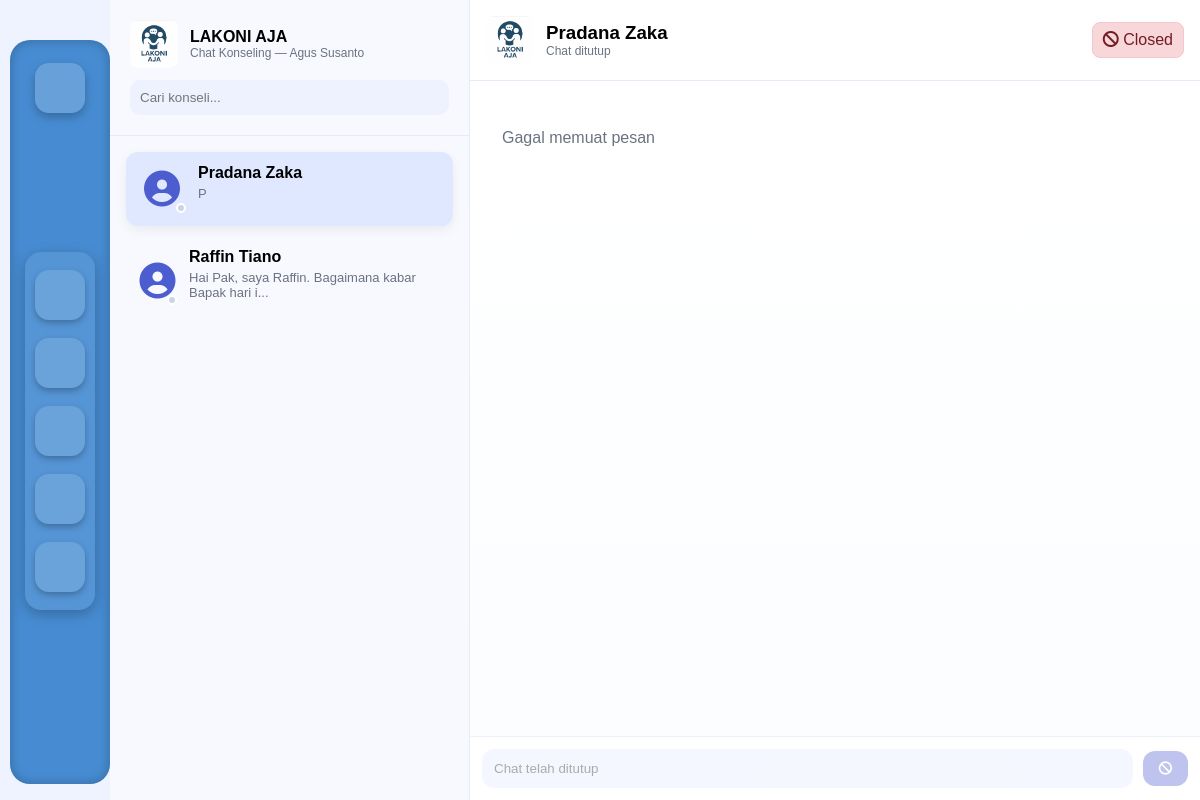
Page /chat.php?id_booking=4 (signed in) on the committed database.
### tables this page shows
CREATE TABLE `user` (
  `id_user` int NOT NULL,
  `nama` varchar(100) NOT NULL,
  `nim` varchar(50) DEFAULT NULL,
  `email` varchar(50) DEFAULT NULL,
  `tanggal_lahir` date DEFAULT NULL,
  `no_hp` varchar(100) DEFAULT NULL,
  `username` varchar(50) NOT NULL,
  `password` varchar(255) NOT NULL
);

CREATE TABLE `jadwal` (
  `id_jadwal` int NOT NULL,
  `id_konselor` int DEFAULT NULL,
  `tanggal` date NOT NULL,
  `jam_mulai` time NOT NULL,
  `jam_selesai` time NOT NULL,
  `status` enum('Tersedia','Dipesan','Selesai') NOT NULL DEFAULT 'Tersedia'
);

### chat.php (the view, shortened to what this page needs)
<?php
include 'db.php';
$id_konselor = $_SESSION['id_konselor'];
$nama_konselor = $_SESSION['nama'] ?? "Konselor";
$id_booking_aktif = $_GET['id_booking'] ?? '';
$id_user_aktif = $_GET['id_user'] ?? '';
$chat_expired = false;
if (!empty($id_booking_aktif)) {
    $query_expiry = "SELECT j.tanggal, j.jam_selesai                      FROM booking b                      JOIN jadwal j ON b.id_jadwal = j.id_jadwal                      WHERE b.id_booking = ?";
    $stmt_expiry = mysqli_prepare($conn, $query_expiry);
    mysqli_stmt_bind_param($stmt_expiry, "i", $id_booking_aktif);
    mysqli_stmt_execute($stmt_expiry);
    $result_expiry = mysqli_stmt_get_result($stmt_expiry);
    if ($result_expiry->num_rows > 0) {
        $expiry_data = mysqli_fetch_assoc($result_expiry);
        $waktu_selesai = strtotime($expiry_data['tanggal'] . " " . $expiry_data['jam_selesai']);
        $waktu_expired = $waktu_selesai + (10 * 60);
        $chat_expired = (time() > $waktu_expired);
    }
}
$query = "     SELECT DISTINCT         u.id_user,          u.nama,          MAX(c.pesan) AS pesan,          MAX(c.waktu_kirim) AS waktu_kirim,         c.id_booking,         b.tanggal_booking,         j.tanggal as tanggal_sesi,         j.jam_mulai,         j.jam_selesai     FROM chat c     JOIN user u ON c.id_user = u.id_user     JOIN booking b ON c.id_booking = b.id_booking     JOIN jadwal j ON b.id_jadwal = j.id_jadwal     WHERE c.id_konselor = ?     GROUP BY u.id_user, u.nama, c.id_booking, b.tanggal_booking, j.tanggal, j.jam_mulai, j.jam_selesai     ORDER BY waktu_kirim DESC ";
$stmt = mysqli_prepare($conn, $query);
mysqli_stmt_bind_param($stmt, "i", $id_konselor);
mysqli_stmt_execute($stmt);
$result_users = mysqli_stmt_get_result($stmt);
if (empty($id_user_aktif) || empty($id_booking_aktif)) {
    mysqli_data_seek($result_users, 0);
    $first_user = mysqli_fetch_assoc($result_users);
    if ($first_user) {
        $id_user_aktif = $first_user['id_user'];
        $id_booking_aktif = $first_user['id_booking'];
        mysqli_data_seek($result_users, 0);
    }
}
$user_can_reply = false;
$nama_user_aktif = "Konseli";
if (!empty($id_user_aktif) && !empty($id_booking_aktif)) {
    mysqli_data_seek($result_users, 0);
    while ($u = mysqli_fetch_assoc($result_users)) {
        if ($u['id_user'] == $id_user_aktif && $u['id_booking'] == $id_booking_aktif) {
            $nama_user_aktif = $u['nama'];
            $query_check = "SELECT COUNT(*) as count FROM chat                             WHERE id_booking = ?                             AND id_user = ?                             AND id_konselor IS NULL";
            $stmt_check = mysqli_prepare($conn, $query_check);
            mysqli_stmt_bind_param($stmt_check, "ii", $id_booking_aktif, $id_user_aktif);
            mysqli_stmt_execute($stmt_check);
            $result_check = mysqli_stmt_get_result($stmt_check);
            $check_data = mysqli_fetch_assoc($result_check);
            $user_can_reply = ($check_data['count'] > 0);
            break;
        }
    }
    mysqli_data_seek($result_users, 0);
}
$form_disabled = $chat_expired || !$user_can_reply;
?>
<!doctype html>
<html lang="en">
<head>
  <link rel="stylesheet" href="assets/css/chat.css">
  <link rel="stylesheet" href="https://cdnjs.cloudflare.com/ajax/libs/font-awesome/6.4.0/css/all.min.css">
  <link href="https://cdn.jsdelivr.net/npm/remixicon@3.5.0/fonts/remixicon.css" rel="stylesheet" />
</head>
<body>
  <div class="sidebar">
    <div>
        <a href="dashboard.php" class="item active icon top">
            <i class="ri-home-5-line"></i>
        </a>
    </div>
    <div class="menu">
        <a href="jadwalkonselor.php" class="item">
        </a>
        <a href="chat.php" class="item">
        </a>
        <a href="testimoni.php" class="item">
        </a>
        <a href="rekam_medis.php" class="item">
        </a>
        <a href="artikel.php" class="item">
        </a>
    </div>
    <div>
        <a href="logout.php" class="icon bottom">
        <i class="ri-logout-circle-r-line"></i>
        </a>
    </div>
  </div>
  <div class="chat-app">
    <aside class="chat-list">
      <div class="list-header">
        <div class="profile">
          <img src="assets/img/logo.png" alt="logo">
          <div>
            <strong>LAKONI AJA</strong>
            <div class="small">Chat Konseling — <span><?= htmlspecialchars($nama_konselor) ?></span></div>
          </div>
        </div>
        <div class="search">
          <input id="search" type="text" placeholder="Cari konseli...">
        </div>
      </div>
      <div id="users-wrap" class="users-wrap">
        <?php if (mysqli_num_rows($result_users) > 0):
            while ($u = mysqli_fetch_assoc($result_users)):
              $selisih_detik = time() - strtotime($u['waktu_kirim']);
              $status_online = ($selisih_detik <= 300) ? "online" : "offline";
              $isActive = ($u['id_user'] == $id_user_aktif && $u['id_booking'] == $id_booking_aktif);
        ?>
        <div class="chat-item <?= $isActive ? 'active' : '' ?>" data-user="<?= $u['id_user'] ?>" data-booking="<?= $u['id_booking'] ?>">
          <div class="avatar">
            <i class="fas fa-user-circle"></i>
            <span class="dot <?= $status_online ?>"></span>
          </div>
          <div class="meta">
            <strong><?= htmlspecialchars($u['nama']) ?></strong>
            <p class="preview"><?= htmlspecialchars(substr($u['pesan'] ?? 'Belum ada pesan', 0, 50)) ?><?= (strlen($u['pesan'] ?? '')>50)?'...':'' ?></p>
          </div>
        </div>
        <?php endwhile; else: ?>
          <p class="no-users">Belum ada percakapan</p>
        <?php endif; ?>
      </div>
    </aside>
    <main class="chat-panel">
      <header class="panel-header">
        <div class="panel-left">
          <img id="panel-avatar" src="assets/img/logo.png" alt="avatar">
          <div>
            <h3 id="panel-name"><?= htmlspecialchars($nama_user_aktif) ?></h3>
            <div class="small" id="panel-status"><?php echo $chat_expired ? 'Chat ditutup' : 'Online'; ?></div>
          </div>
        </div>
        <div class="panel-right">
          <div class="badge <?php echo $chat_expired ? 'expired' : ''; ?>">
            <?php if ($chat_expired): ?>
              <i class="fas fa-ban"></i> Closed
            <?php else: ?>
              <i class="fas fa-check"></i> Active
            <?php endif; ?>
          </div>
        </div>
      </header>
      <section id="messages" class="messages">
      </section>
      <footer class="input-area <?php echo $form_disabled ? 'disabled' : ''; ?>">
        <form id="chat-form">
          <input id="message-input" type="text" placeholder="<?php echo $chat_expired ? 'Chat telah ditutup' : ($user_can_reply ? 'Ketik pesan...' : 'Menunggu konseli...'); ?>" <?= $form_disabled ? 'disabled' : 'required' ?> autocomplete="off">
          <button id="send-btn" class="send-btn" <?= $form_disabled ? 'disabled' : '' ?> title="Kirim">
            <?php if ($chat_expired): ?>
              <i class="fas fa-ban"></i>
            <?php else: ?>
              <i class="fas fa-paper-plane"></i>
            <?php endif; ?>
          </button>
        </form>
      </footer>
    </main>
  </div>
</body>
</html>

### assets/css/chat.css (style rules this page uses)
:root { --bg: #eef3ff; --panel: #ffffff; --muted: #6b7280; --accent: #4c5dd0; }
* { box-sizing: border-box; font-family: 'Poppins', sans-serif; }
html, body { height: 100%; }
body { margin: 0; background: var(--bg); display: flex; align-items: stretch; height: 100vh; }
.chat-app { display: flex; flex: 1; width: 100%; overflow: hidden; max-height: 100vh; }
.chat-list { width: 360px; background: #f7f9ff; border-right: 1px solid #e6ebf7; display: flex; flex-direction: column; }
.list-header { padding: 20px; border-bottom: 1px solid #e6ebf7; }
.profile { display: flex; gap: 12px; align-items: center; }
.profile img { width: 48px; height: 48px; border-radius: 8px; }
.profile .small { font-size: 12px; color: var(--muted); }
.search { margin-top: 12px; }
.search input { width: 100%; padding: 10px; border-radius: 10px; border: none; background: #eef2ff; }
.users-wrap { padding: 16px; overflow-y: auto; }
.chat-item { display: flex; gap: 12px; padding: 12px; align-items: center; border-radius: 12px; cursor: pointer; margin-bottom: 10px; transition: 0.2s; }
.chat-item.active { background: #dfe8ff; box-shadow: 0 4px 12px rgba(0,0,0,0.06); }
.avatar { width: 48px; height: 48px; display: flex; align-items: center; justify-content: center; font-size: 36px; color: var(--accent); position: relative; }
.avatar .dot { position: absolute; right: 0; bottom: 0; width: 10px; height: 10px; border-radius: 50%; border: 2px solid #fff; }
.dot.offline { background: #cbd5e1; }
.meta strong { display: block; }
.meta .preview { font-size: 13px; color: var(--muted); margin-top: 4px; }
.chat-panel { flex: 1; background: var(--panel); display: flex; flex-direction: column; }
.panel-header { padding: 16px; border-bottom: 1px solid #e6ebf7; display: flex; justify-content: space-between; align-items: center; }
.panel-left { display: flex; gap: 12px; align-items: center; }
.panel-left img { width: 48px; height: 48px; border-radius: 8px; }
.panel-left h3 { margin: 0; }
.panel-left .small { font-size: 12px; color: var(--muted); }
.badge { padding: 8px 10px; border-radius: 8px; background: #e9f7ef; color: #155724; border: 1px solid #c3eed1; }
.badge.expired { background: #f8d7da; color: #721c24; border-color: #f5c6cb; }
.messages { flex: 1; padding: 20px; overflow-y: auto; background: linear-gradient(180deg, #ffffff 0%, #fbfdff 100%); }
.input-area { padding: 12px; border-top: 1px solid #e6ebf7; display: flex; align-items: center; gap: 10px; }
.input-area.disabled { opacity: 0.6; pointer-events: none; }
.input-area input { flex: 1; padding: 12px; border-radius: 12px; border: none; background: #eef2ff; }
.send-btn { padding: 10px 16px; border-radius: 12px; border: none; background: var(--accent); color: #fff; cursor: pointer; }
.send-btn:disabled { opacity: 0.6; }
.sidebar { width: 100px; height: 93vh; background: #478cd2; border-radius: 20px; padding: 25px 0; margin: 40px 0 0 10px; display: flex; flex-direction: column; justify-content: space-between; align-items: center; box-shadow: inset 0 0 12px rgba(0,0,0,0.25); }
.sidebar .icon i { font-size: 28px; padding: 12px; color: #BBDEFB; border-radius: 50%; transition: 0.25s; }
.menu { margin-top: 20px; display: flex; flex-direction: column; gap: 18px; padding: 18px 10px; border-radius: 16px; background: rgba(255,255,255,0.08); backdrop-filter: blur(4px); box-shadow: 0 4px 14px rgba(0,0,0,0.25); }
.item { width: 50px; height: 50px; display: flex; justify-content: center; align-items: center; border-radius: 14px; background: rgba(255,255,255,0.12); font-size: 22px; color: #E3F2FD; transition: 0.25s; box-shadow: 0 3px 6px rgba(0,0,0,0.25); }
.item.active { background: rgba(255,255,255,0.18); color: #fff; transform: translateY(-2px); box-shadow: 0 4px 10px rgba(0,0,0,0.25), inset 0 0 0 rgba(255,255,255,0.2); }
#chat-form { display: flex; align-items: center; gap: 10px; width: 100%; }
#message-input { width: 100%; }

### rows in the picture
user: nama "Pradana Zaka", pesan "P"
user: nama "Raffin Tiano", pesan "Hai Pak, saya Raffin. Bagaimana kabar Bapak hari i"

### other values in the picture
$nama_konselor "Agus Susanto"
